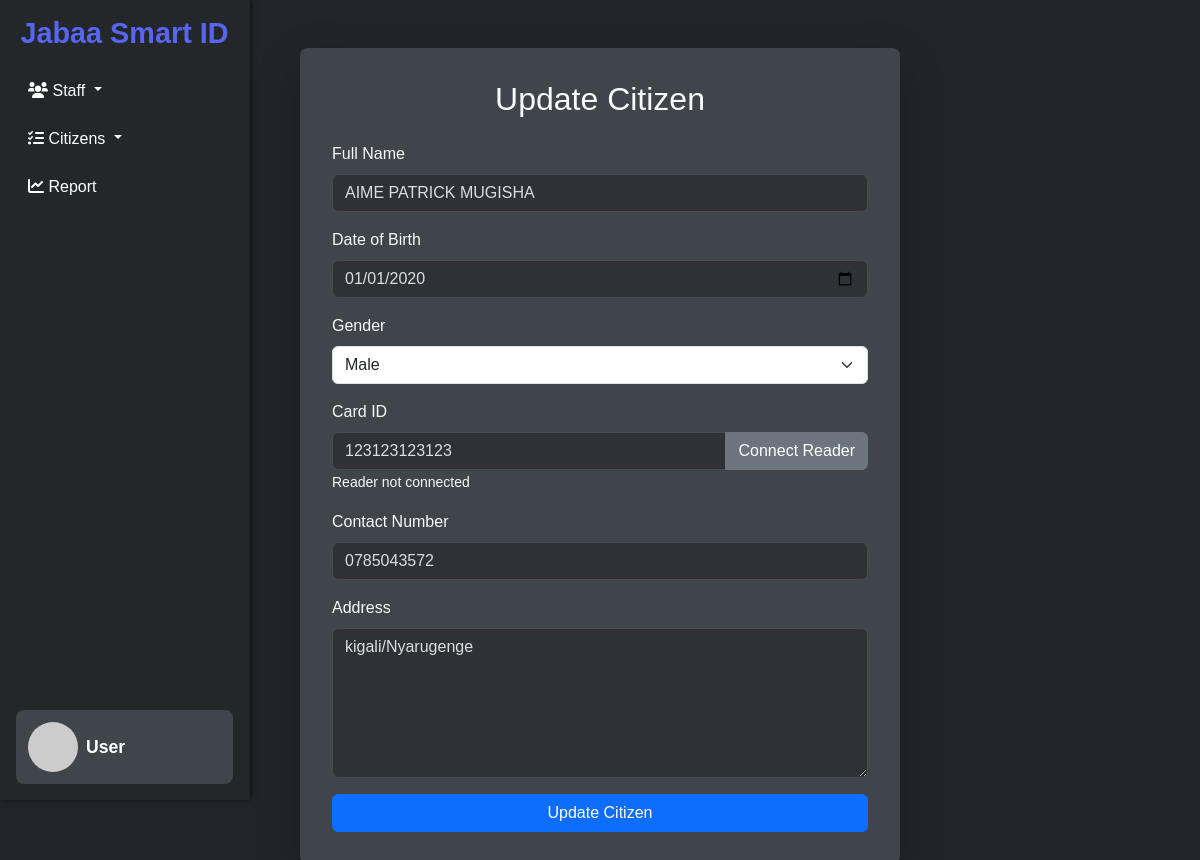
The page /edit-citizen/1/ on the database its author committed.
### jabaa_admin_dashboard/models.py (models this page shows, shortened)
class Citizen(models.Model):
    GENDER_CHOICES = [
        ('Male', 'Male'),
        ('Female', 'Female'),
        ('Other', 'Other'),
    ]
    full_name = models.CharField(max_length=255)
    dob = models.DateField()  # Correctly define the dob field
    gender = models.CharField(max_length=10, choices=GENDER_CHOICES)
    card_id = models.CharField(max_length=20, unique=True)
    contact_number = models.CharField(max_length=15)
    address = models.TextField()
    created_at = models.DateTimeField(auto_now_add=True)
    updated_at = models.DateTimeField(auto_now=True)

### jabaa_admin_dashboard/views.py (the view, shortened to what this page needs)
# urls.py: path('edit-citizen/<int:citizen_id>/', views.edit_citizen, name='edit_citizen'),
def edit_citizen(request, citizen_id):
    citizen = get_object_or_404(Citizen, id=citizen_id)
    return render(request, 'jabaa_admin_dashboard/edit_citizen.html', {'citizen': citizen})

### jabaa_admin_dashboard/templates/jabaa_admin_dashboard/edit_citizen.html (shortened to what this page needs)
{% load static %}
<!DOCTYPE html>
<html lang="en">
  <head>
    <link
      href="https://cdn.jsdelivr.net/npm/bootstrap@5.3.0/dist/css/bootstrap.min.css"
      rel="stylesheet"
    />
    <link
      href="https://cdnjs.cloudflare.com/ajax/libs/font-awesome/6.0.0-beta3/css/all.min.css"
      rel="stylesheet"
    />
    <link
      rel="stylesheet"
      href="https://cdn.datatables.net/1.13.5/css/dataTables.bootstrap5.min.css"
    />
    <link href="{% static 'assets/css/add-citizen.css' %}" rel="stylesheet" />
  </head>
  <body class="bg-dark">
    <div class="d-flex vh-100">
      {% include "jabaa_admin_dashboard/sidebar/sidebar.html" %}
      <div class="content p-4 w-100">
        <div class="card shadow-lg mx-auto my-4" style="max-width: 600px">
          <h2 class="text-center text-light mb-4">Update Citizen</h2>
          <form id="editCitizenForm" method="POST">
            <div class="mb-3">
              <label for="fullName" class="form-label text-light">Full Name</label>
              <input
                type="text"
                class="form-control"
                id="fullName"
                name="fullName"
                value="{{ citizen.full_name }}"
                placeholder="Enter full name"
                required
              />
            </div>
            <div class="mb-3">
              <label for="dob" class="form-label text-light">Date of Birth</label>
              <input
                type="date"
                class="form-control"
                id="dob"
                name="dob"
                value="{{ citizen.dob|date:'Y-m-d' }}"
                required
              />
            </div>
            <div class="mb-3">
              <label for="gender" class="form-label text-light">Gender</label>
              <select class="form-select" id="gender" name="gender" required>
                <option value="Male" {% if citizen.gender == "Male" %}selected{% endif %}>Male</option>
              </select>
            </div>
            <div class="mb-3">
              <label for="card_id" class="form-label text-light">Card ID</label>
              <div class="input-group">
                <input
                  type="text"
                  class="form-control"
                  id="card_id"
                  name="card_id"
                  value="{{ citizen.card_id }}"
                  placeholder="Tap a Card"
                  readonly
                  required
                />
                <button type="button" class="btn btn-secondary" id="connectReader">
                  Connect Reader
                </button>
              </div>
              <small id="readerStatus" class="text-light">Reader not connected</small>
            </div>
            <div class="mb-3">
              <label for="contact" class="form-label text-light">Contact Number</label>
              <input
                type="tel"
                class="form-control"
                id="contact"
                name="contact"
                value="{{ citizen.contact_number }}"
                placeholder="Enter contact number"
                required
              />
            </div>
            <div class="mb-3">
              <label for="address" class="form-label text-light">Address</label>
              <textarea
                class="form-control"
                id="address"
                name="address"
                placeholder="Enter address"
                required
              >{{ citizen.address }}</textarea>
            </div>
            <button type="submit" class="btn btn-primary w-100">Update Citizen</button>
          </form>
        </div>
      </div>
    </div>
  </body>
</html>

### static/assets/css/add-citizen.css (style rules this page uses)
body { background-color: #36393f; color: #dcddde; }
h2 { color: #7289da; }
.card { background-color: #40444b; border: none; border-radius: 8px; padding: 2rem; }
.form-label { color: #dcddde; }
.form-control { background-color: #2f3136; color: #dcddde; border: 1px solid #444b53; }
button { background-color: #7289da; color: #fff; border: none; padding: 1rem; font-size: 1.1rem; transition: background-color 0.3s; }
textarea.form-control { min-height: 150px; }
:root { --discord-bg: #2c2f33; --discord-sidebar-bg: #23272a; --discord-accent: #5865f2; --discord-hover: #40444b; --discord-text: #ffffff; }
body { background-color: var(--discord-bg); color: var(--discord-text); font-family: "Arial", sans-serif; display: flex; flex-direction: column; height: 100vh; margin: 0; }
input, textarea, select { color: white; background-color: transparent; border: 1px solid #ccc; }
input::placeholder, textarea::placeholder { color: #ccc; }

### rows shown on the page
Citizen: fullName "AIME PATRICK MUGISHA", dob "01/01/2020", gender "Male", card_id "123123123123", contact "0785043572", address "kigali/Nyarugenge"
